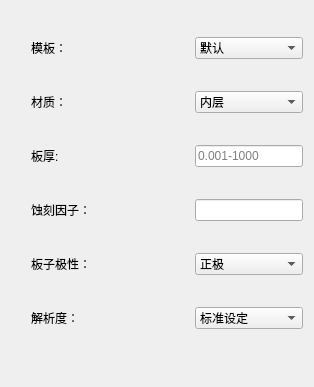
     <widget class="QWidget" name="tab_outline">
      <attribute name="title">
       <string>基本资料</string>
      </attribute>
      <layout class="QGridLayout" name="gridLayout">
       <item row="0" column="1">
        <layout class="QFormLayout" name="formLayout_outline">
         <item row="0" column="0">
          <spacer name="verticalSpacer_outline1">
           <property name="orientation">
            <enum>Qt::Vertical</enum>
           </property>
           <property name="sizeHint" stdset="0">
            <size>
             <width>20</width>
             <height>20</height>
            </size>
           </property>
          </spacer>
         </item>
         <item row="1" column="0">
          <widget class="QLabel" name="label_Template">
           <property name="text">
            <string>模板：</string>
           </property>
          </widget>
         </item>
         <item row="1" column="1">
          <widget class="QComboBox" name="comboBox_Template">
           <property name="toolTip">
            <string/>
           </property>
           <property name="statusTip">
            <string/>
           </property>
           <property name="whatsThis">
            <string/>
           </property>
           <property name="maxVisibleItems">
            <number>10</number>
           </property>
           <property name="duplicatesEnabled">
            <bool>false</bool>
           </property>
           <item>
            <property name="text">
             <string>默认</string>
            </property>
           </item>
           <item>
            <property name="text">
             <string>自定义</string>
            </property>
           </item>
          </widget>
         </item>
         <item row="2" column="0">
          <spacer name="verticalSpacer_outline2">
           <property name="orientation">
            <enum>Qt::Vertical</enum>
           </property>
           <property name="sizeHint" stdset="0">
            <size>
             <width>20</width>
             <height>20</height>
            </size>
           </property>
          </spacer>
         </item>
         <item row="3" column="0">
          <widget class="QLabel" name="label_Material">
           <property name="text">
            <string>材质：</string>
           </property>
          </widget>
         </item>
         <item row="3" column="1">
          <widget class="QComboBox" name="comboBox_Material">
           <item>
            <property name="text">
             <string>内层</string>
            </property>
           </item>
           <item>
            <property name="text">
             <string>阻焊层</string>
            </property>
           </item>
           <item>
            <property name="text">
             <string>丝印层</string>
            </property>
           </item>
           <item>
            <property name="text">
             <string>外层</string>
            </property>
           </item>
           <item>
            <property name="text">
             <string>电源层</string>
            </property>
           </item>
           <item>
            <property name="text">
             <string>信号层</string>
            </property>
           </item>
          </widget>
         </item>
         <item row="4" column="0">
          <spacer name="verticalSpacer_outline3">
           <property name="orientation">
            <enum>Qt::Vertical</enum>
           </property>
           <property name="sizeHint" stdset="0">
            <size>
             <width>20</width>
             <height>20</height>
            </size>
           </property>
          </spacer>
         </item>
         <item row="5" column="0">
          <widget class="QLabel" name="label_BoardThickness">
           <property name="text">
            <string>板厚:</string>
           </property>
          </widget>
         </item>
         <item row="5" column="1">
          <widget class="QLineEdit" name="lineEdit_BoardThickness">
           <property name="maxLength">
            <number>4</number>
           </property>
           <property name="placeholderText">
            <string>0.001-1000</string>
           </property>
          </widget>
         </item>
         <item row="6" column="0">
          <spacer name="verticalSpacer_outline4">
           <property name="orientation">
            <enum>Qt::Vertical</enum>
           </property>
           <property name="sizeHint" stdset="0">
            <size>
             <width>20</width>
             <height>20</height>
            </size>
           </property>
          </spacer>
         </item>
         <item row="7" column="0">
          <widget class="QLabel" name="label_EtchValue">
           <property name="text">
            <string>蚀刻因子：</string>
           </property>
          </widget>
         </item>
         <item row="7" column="1">
          <widget class="QLineEdit" name="lineEdit_EtchValue"/>
         </item>
         <item row="8" column="0">
          <spacer name="verticalSpacer_outline5">
           <property name="orientation">
            <enum>Qt::Vertical</enum>
           </property>
           <property name="sizeHint" stdset="0">
            <size>
             <width>20</width>
             <height>20</height>
            </size>
           </property>
          </spacer>
         </item>
         <item row="9" column="0">
          <widget class="QLabel" name="label_BoardPolarity">
           <property name="text">
            <string>板子极性：</string>
           </property>
          </widget>
         </item>
         <item row="9" column="1">
          <widget class="QComboBox" name="comboBox_BoardPolarity">
           <item>
            <property name="text">
             <string>正极</string>
            </property>
           </item>
           <item>
            <property name="text">
             <string>负极</string>
            </property>
           </item>
          </widget>
         </item>
         <item row="10" column="0">
          <spacer name="verticalSpacer_outline6">
           <property name="orientation">
            <enum>Qt::Vertical</enum>
           </property>
           <property name="sizeHint" stdset="0">
            <size>
             <width>20</width>
             <height>20</height>
            </size>
           </property>
          </spacer>
         </item>
         <item row="11" column="0">
          <widget class="QLabel" name="label_Resolution">
           <property name="text">
            <string>解析度：                                 </string>
           </property>
          </widget>
         </item>
         <item row="11" column="1">
          <widget class="QComboBox" name="comboBox_Resolution">
           <item>
            <property name="text">
             <string>标准设定</string>
            </property>
           </item>
           <item>
            <property name="text">
             <string>优化设定</string>
            </property>
           </item>
           <item>
            <property name="text">
             <string>进阶设定</string>
            </property>
           </item>
          </widget>
         </item>
         <item row="12" column="1">
          <spacer name="verticalSpacer_outline7">
           <property name="orientation">
            <enum>Qt::Vertical</enum>
           </property>
           <property name="sizeHint" stdset="0">
            <size>
             <width>20</width>
             <height>41</height>
            </size>
           </property>
          </spacer>
         </item>
        </layout>
       </item>
       <item row="0" column="0">
        <spacer name="horizontalSpacer_outline1">
         <property name="orientation">
          <enum>Qt::Horizontal</enum>
         </property>
         <property name="sizeType">
          <enum>QSizePolicy::Preferred</enum>
         </property>
         <property name="sizeHint" stdset="0">
          <size>
           <width>20</width>
           <height>20</height>
          </size>
         </property>
        </spacer>
       </item>
      </layout>
     </widget>
